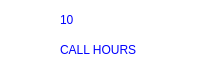
   <widget class="QFrame" name="frame_15">
    <property name="geometry">
     <rect>
      <x>430</x>
      <y>520</y>
      <width>211</width>
      <height>80</height>
     </rect>
    </property>
    <property name="styleSheet">
     <string notr="true">border-radius: 20px;
background: white;
box-shadow:  20px 20px 39px #bebebe,
             -20px -20px 39px #ffffff;</string>
    </property>
    <property name="frameShape">
     <enum>QFrame::StyledPanel</enum>
    </property>
    <property name="frameShadow">
     <enum>QFrame::Raised</enum>
    </property>
    <widget class="QLabel" name="label_59">
     <property name="geometry">
      <rect>
       <x>60</x>
       <y>40</y>
       <width>171</width>
       <height>20</height>
      </rect>
     </property>
     <property name="styleSheet">
      <string notr="true">font: 75 8pt &quot;Josefin Sans SemiBold&quot;;
color:BLUE

</string>
     </property>
     <property name="text">
      <string>CALL HOURS</string>
     </property>
    </widget>
    <widget class="QLabel" name="label_51">
     <property name="geometry">
      <rect>
       <x>60</x>
       <y>10</y>
       <width>91</width>
       <height>20</height>
      </rect>
     </property>
     <property name="styleSheet">
      <string notr="true">font: 75 8pt &quot;Josefin Sans SemiBold&quot;;
color:BLUE
</string>
     </property>
     <property name="text">
      <string>10</string>
     </property>
    </widget>
    <widget class="QLabel" name="label_56">
     <property name="geometry">
      <rect>
       <x>10</x>
       <y>10</y>
       <width>41</width>
       <height>51</height>
      </rect>
     </property>
     <property name="styleSheet">
      <string notr="true">image: url(:/newPrefix/office-phone-icon--25.png);</string>
     </property>
     <property name="text">
      <string/>
     </property>
    </widget>
   </widget>
